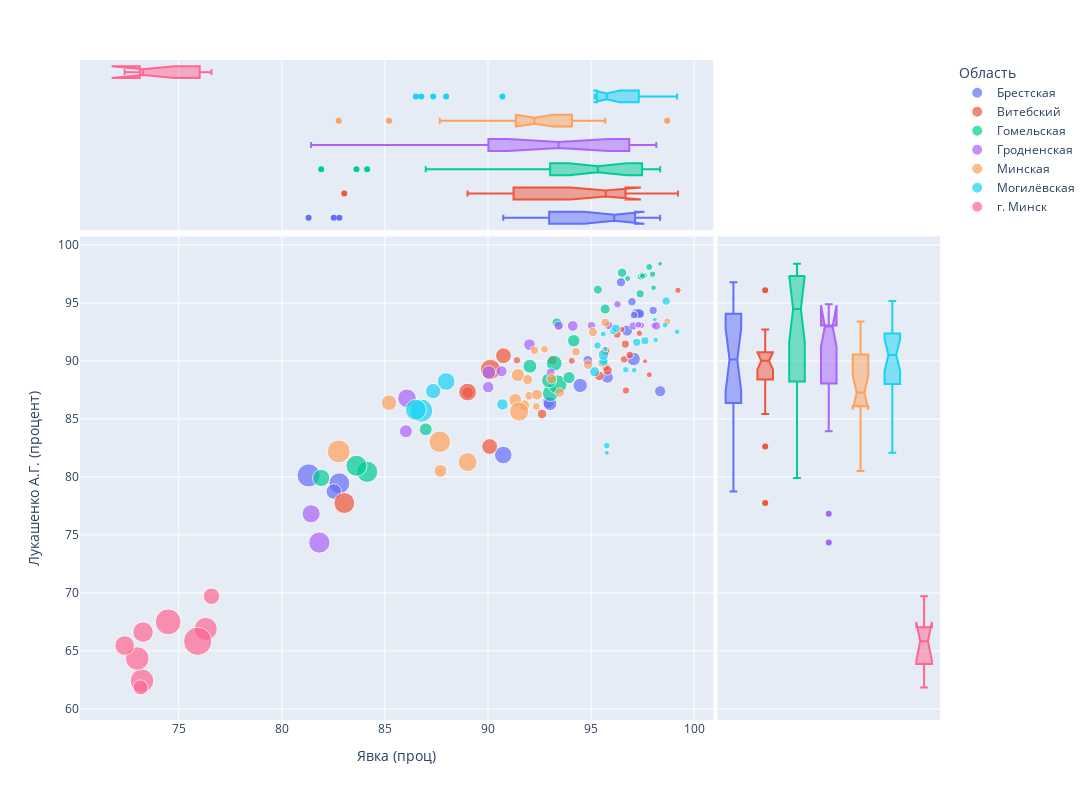

The cell this chart's notebook holds for it:
### Code cell
fig = px.scatter(data10,
                 x='Число избирателей, принявших участие в голосовании (проц)',
                 y='Процент за Лукашенко',
                 color='Область',
                 hover_name='Наименование административно- территориальной единицы',
                 marginal_y="box",
                 marginal_x="box",
                 width=1200,
                 height=800,
                 size='Число избирателей, принявших участие в голосовании(всего)'
                )
fig.show()

### Figure 1 — Plotly figure (JSON) as saved in the notebook; plotly's stock layout.template omitted (floating-point values rounded to 4 significant figures)
{"data": [{"hovertemplate": "<b>%{hovertext}</b><br><br>Область=Брестская<br>Явка (проц)=%{x}<br>Лукашенко А.Г. (процент)=%{y}<br>Количество избирателей (всего)=%{marker.size}<extra></extra>", "hovertext": ["Барановичский район", "Берёзовский район", "Брестский район", "Ганцевичский район", "Дрогичинский район", "Жабинковский район", "Ивановский район", "Ивацевичский район", "Каменецкий район", "Кобринский район", "Лунинецкий район", "Ляховичский район", "Малоритский район", "Пинский район", "Пружанский район", "Столинский район", "г. Барановичи", "г. Пинск", "Ленинский район г. Бреста", "Московский район г. Бреста"], "legendgroup": "Брестская", "marker": {"color": "#636efa", "size": [26229, 43874, 28076, 21362, 29158, 17888, 31217, 42829, 26980, 61219, 55364, 20864, 17837, 37124, 37801, 54443, 130367, 91930, 71005, 158707], "sizemode": "area", "sizeref": 592.1, "symbol": "circle"}, "mode": "markers", "name": "Брестская", "showlegend": true, "type": "scatter", "x": [96.45, 92.92, 94.84, 96.98, 97.19, 97.43, 97.33, 95.79, 93.45, 94.47, 93.01, 98.01, 97.08, 98.35, 96.74, 97.06, 82.79, 90.74, 82.52, 81.3], "xaxis": "x", "y": [96.79, 86.43, 90.06, 95.11, 94.11, 94.05, 94.09, 88.59, 93.1, 87.89, 86.31, 94.36, 93.95, 87.39, 92.62, 90.17, 79.45, 81.89, 78.74, 80.13], "yaxis": "y"}, {"alignmentgroup": "True", "hovertemplate": "<b>%{hovertext}</b><br><br>Область=Брестская<br>Явка (проц)=%{x}<extra></extra>", "hovertext": ["Барановичский район", "Берёзовский район", "Брестский район", "Ганцевичский район", "Дрогичинский район", "Жабинковский район", "Ивановский район", "Ивацевичский район", "Каменецкий район", "Кобринский район", "Лунинецкий район", "Ляховичский район", "Малоритский район", "Пинский район", "Пружанский район", "Столинский район", "г. Барановичи", "г. Пинск", "Ленинский район г. Бреста", "Московский район г. Бреста"], "legendgroup": "Брестская", "marker": {"color": "#636efa", "symbol": "circle"}, "name": "Брестская", "notched": true, "offsetgroup": "Брестская", "showlegend": false, "type": "box", "x": [96.45, 92.92, 94.84, 96.98, 97.19, 97.43, 97.33, 95.79, 93.45, 94.47, 93.01, 98.01, 97.08, 98.35, 96.74, 97.06, 82.79, 90.74, 82.52, 81.3], "xaxis": "x3", "yaxis": "y3"}, {"alignmentgroup": "True", "hovertemplate": "<b>%{hovertext}</b><br><br>Область=Брестская<br>Лукашенко А.Г. (процент)=%{y}<extra></extra>", "hovertext": ["Барановичский район", "Берёзовский район", "Брестский район", "Ганцевичский район", "Дрогичинский район", "Жабинковский район", "Ивановский район", "Ивацевичский район", "Каменецкий район", "Кобринский район", "Лунинецкий район", "Ляховичский район", "Малоритский район", "Пинский район", "Пружанский район", "Столинский район", "г. Барановичи", "г. Пинск", "Ленинский район г. Бреста", "Московский район г. Бреста"], "legendgroup": "Брестская", "marker": {"color": "#636efa", "symbol": "circle"}, "name": "Брестская", "notched": true, "offsetgroup": "Брестская", "showlegend": false, "type": "box", "xaxis": "x2", "y": [96.79, 86.43, 90.06, 95.11, 94.11, 94.05, 94.09, 88.59, 93.1, 87.89, 86.31, 94.36, 93.95, 87.39, 92.62, 90.17, 79.45, 81.89, 78.74, 80.13], "yaxis": "y2"}, {"hovertemplate": "<b>%{hovertext}</b><br><br>Область=Витебский<br>Явка (проц)=%{x}<br>Лукашенко А.Г. (процент)=%{y}<br>Количество избирателей (всего)=%{marker.size}<extra></extra>", "hovertext": ["Бешенковичский район", "Браславский район", "Верхнедвинский район", "Витебский район", "Глубокский район", "Городокский район", "Докшицкий район", "Дубровенский район", "Лепельский район", "Лиозненский район", "Миорский район", "Оршанский  район", "Полоцкий район", "Поставский район", "Россонский район", "Сенненский район", "Толочинский район", "Ушачский район", "Чашникский район", "Шарковщинский район", "Шумилинский район", "г. Новополоцк", "Железнодорожный район г. Витебска", "Октябрьский район г. Витебска", "Первомайский район г. Витебска"], "legendgroup": "Витебский", "marker": {"color": "#EF553B", "size": [12546, 20658, 16817, 27100, 27587, 17845, 19632, 11635, 26386, 11399, 16610, 120227, 73936, 27469, 7985, 18452, 19159, 11210, 25348, 12429, 14588, 74676, 39466, 93848, 129888], "sizemode": "area", "sizeref": 592.1, "symbol": "circle"}, "mode": "markers", "name": "Витебский", "showlegend": true, "type": "scatter", "x": [99.21, 95.71, 96.69, 95.4, 92.62, 96.6, 96.66, 95.74, 95.8, 97.82, 91.4, 90.12, 90.75, 93.11, 97.62, 96.87, 96.26, 96.49, 95.69, 97.34, 94.06, 90.08, 89.01, 89.01, 83.03], "xaxis": "x", "y": [96.09, 89.49, 87.45, 88.71, 85.43, 90.14, 91.45, 90.72, 89.19, 88.81, 90.06, 89.27, 90.45, 90.09, 89.97, 90.51, 92.31, 92.72, 90.87, 92.39, 90.01, 82.62, 87.25, 87.32, 77.75], "yaxis": "y"}, {"alignmentgroup": "True", "hovertemplate": "<b>%{hovertext}</b><br><br>Область=Витебский<br>Явка (проц)=%{x}<extra></extra>", "hovertext": ["Бешенковичский район", "Браславский район", "Верхнедвинский район", "Витебский район", "Глубокский район", "Городокский район", "Докшицкий район", "Дубровенский район", "Лепельский район", "Лиозненский район", "Миорский район", "Оршанский  район", "Полоцкий район", "Поставский район", "Россонский район", "Сенненский район", "Толочинский район", "Ушачский район", "Чашникский район", "Шарковщинский район", "Шумилинский район", "г. Новополоцк", "Железнодорожный район г. Витебска", "Октябрьский район г. Витебска", "Первомайский район г. Витебска"], "legendgroup": "Витебский", "marker": {"color": "#EF553B", "symbol": "circle"}, "name": "Витебский", "notched": true, "offsetgroup": "Витебский", "showlegend": false, "type": "box", "x": [99.21, 95.71, 96.69, 95.4, 92.62, 96.6, 96.66, 95.74, 95.8, 97.82, 91.4, 90.12, 90.75, 93.11, 97.62, 96.87, 96.26, 96.49, 95.69, 97.34, 94.06, 90.08, 89.01, 89.01, 83.03], "xaxis": "x3", "yaxis": "y3"}, {"alignmentgroup": "True", "hovertemplate": "<b>%{hovertext}</b><br><br>Область=Витебский<br>Лукашенко А.Г. (процент)=%{y}<extra></extra>", "hovertext": ["Бешенковичский район", "Браславский район", "Верхнедвинский район", "Витебский район", "Глубокский район", "Городокский район", "Докшицкий район", "Дубровенский район", "Лепельский район", "Лиозненский район", "Миорский район", "Оршанский  район", "Полоцкий район", "Поставский район", "Россонский район", "Сенненский район", "Толочинский район", "Ушачский район", "Чашникский район", "Шарковщинский район", "Шумилинский район", "г. Новополоцк", "Железнодорожный район г. Витебска", "Октябрьский район г. Витебска", "Первомайский район г. Витебска"], "legendgroup": "Витебский", "marker": {"color": "#EF553B", "symbol": "circle"}, "name": "Витебский", "notched": true, "offsetgroup": "Витебский", "showlegend": false, "type": "box", "xaxis": "x2", "y": [96.09, 89.49, 87.45, 88.71, 85.43, 90.14, 91.45, 90.72, 89.19, 88.81, 90.06, 89.27, 90.45, 90.09, 89.97, 90.51, 92.31, 92.72, 90.87, 92.39, 90.01, 82.62, 87.25, 87.32, 77.75], "yaxis": "y2"}, {"hovertemplate": "<b>%{hovertext}</b><br><br>Область=Гомельская<br>Явка (проц)=%{x}<br>Лукашенко А.Г. (процент)=%{y}<br>Количество избирателей (всего)=%{marker.size}<extra></extra>", "hovertext": ["Брагинский район", "Буда-Кошелевский район", "Ветковский район", "Гомельский район", "Добрушский район", "Ельский район", "Житковичский район", "Жлобинский район", "Калинковичский район", "Кормянский район", "Лельчицкий район", "Лоевский район", "Мозырский район", "Наровлянский район", "Октябрьский район", "Петриковский район", "Речицкий район", "Рогачевский район", "Светлогорский район", "Хойникский район", "Чечерский район", "Железнодорожный район г. Гомеля", "Новобелицкий район г. Гомеля", "Советский район г. Гомеля", "Центральный район г. Гомеля"], "legendgroup": "Гомельская", "marker": {"color": "#00cc96", "size": [9285, 25892, 13102, 57156, 30725, 12462, 27567, 77566, 46510, 10198, 19588, 9559, 105097, 7564, 11054, 24155, 74200, 43741, 66508, 15030, 11264, 134043, 49478, 131348, 88143], "sizemode": "area", "sizeref": 592.1, "symbol": "circle"}, "mode": "markers", "name": "Гомельская", "showlegend": true, "type": "scatter", "x": [97.6, 96.5, 97.39, 92.03, 95.68, 97.98, 93.34, 93.03, 94.16, 97.46, 97.38, 98.03, 93.37, 98.35, 96.77, 95.33, 93.21, 93.93, 92.96, 97.82, 97.5, 84.14, 86.98, 83.62, 81.91], "xaxis": "x", "y": [97.37, 97.61, 97.26, 89.55, 94.48, 97.48, 93.3, 87.2, 91.74, 97.43, 95.79, 96.31, 87.98, 98.39, 97.1, 96.15, 89.8, 88.56, 88.32, 98.1, 97.31, 80.44, 84.1, 80.96, 79.91], "yaxis": "y"}, {"alignmentgroup": "True", "hovertemplate": "<b>%{hovertext}</b><br><br>Область=Гомельская<br>Явка (проц)=%{x}<extra></extra>", "hovertext": ["Брагинский район", "Буда-Кошелевский район", "Ветковский район", "Гомельский район", "Добрушский район", "Ельский район", "Житковичский район", "Жлобинский район", "Калинковичский район", "Кормянский район", "Лельчицкий район", "Лоевский район", "Мозырский район", "Наровлянский район", "Октябрьский район", "Петриковский район", "Речицкий район", "Рогачевский район", "Светлогорский район", "Хойникский район", "Чечерский район", "Железнодорожный район г. Гомеля", "Новобелицкий район г. Гомеля", "Советский район г. Гомеля", "Центральный район г. Гомеля"], "legendgroup": "Гомельская", "marker": {"color": "#00cc96", "symbol": "circle"}, "name": "Гомельская", "notched": true, "offsetgroup": "Гомельская", "showlegend": false, "type": "box", "x": [97.6, 96.5, 97.39, 92.03, 95.68, 97.98, 93.34, 93.03, 94.16, 97.46, 97.38, 98.03, 93.37, 98.35, 96.77, 95.33, 93.21, 93.93, 92.96, 97.82, 97.5, 84.14, 86.98, 83.62, 81.91], "xaxis": "x3", "yaxis": "y3"}, {"alignmentgroup": "True", "hovertemplate": "<b>%{hovertext}</b><br><br>Область=Гомельская<br>Лукашенко А.Г. (процент)=%{y}<extra></extra>", "hovertext": ["Брагинский район", "Буда-Кошелевский район", "Ветковский район", "Гомельский район", "Добрушский район", "Ельский район", "Житковичский район", "Жлобинский район", "Калинковичский район", "Кормянский район", "Лельчицкий район", "Лоевский район", "Мозырский район", "Наровлянский район", "Октябрьский район", "Петриковский район", "Речицкий район", "Рогачевский район", "Светлогорский район", "Хойникский район", "Чечерский район", "Железнодорожный район г. Гомеля", "Новобелицкий район г. Гомеля", "Советский район г. Гомеля", "Центральный район г. Гомеля"], "legendgroup": "Гомельская", "marker": {"color": "#00cc96", "symbol": "circle"}, "name": "Гомельская", "notched": true, "offsetgroup": "Гомельская", "showlegend": false, "type": "box", "xaxis": "x2", "y": [97.37, 97.61, 97.26, 89.55, 94.48, 97.48, 93.3, 87.2, 91.74, 97.43, 95.79, 96.31, 87.98, 98.39, 97.1, 96.15, 89.8, 88.56, 88.32, 98.1, 97.31, 80.44, 84.1, 80.96, 79.91], "yaxis": "y2"}, {"hovertemplate": "<b>%{hovertext}</b><br><br>Область=Гродненская<br>Явка (проц)=%{x}<br>Лукашенко А.Г. (процент)=%{y}<br>Количество избирателей (всего)=%{marker.size}<extra></extra>", "hovertext": ["Берестовицкий район", "Волковысский район", "Вороновский район", "Гродненский район", "Дятловский район", "Зельвенский район", "Ивьевский район", "Кореличский район", "Лидский район", "Мостовский район", "Новогрудский район", "Островецкий район", "Ошмянский район", "Свислочский район", "Слонимский район", "Сморгонский район", "Щучинский район", "Ленинский район г. Гродно", "Октябрьский район г. Гродно"], "legendgroup": "Гродненская", "marker": {"color": "#ab63fa", "size": [12016, 55627, 21630, 40917, 22702, 13194, 20755, 17455, 103106, 21752, 35725, 19458, 24417, 13729, 50310, 39568, 34704, 97976, 134597], "sizemode": "area", "sizeref": 592.1, "symbol": "circle"}, "mode": "markers", "name": "Гродненская", "showlegend": true, "type": "scatter", "x": [98.03, 90.04, 95.86, 92.01, 98.16, 97.44, 97.04, 96.28, 86.07, 93.04, 90.66, 95.02, 93.42, 97.29, 86.02, 90.01, 94.11, 81.42, 81.82], "xaxis": "x", "y": [93.05, 89.01, 93.06, 91.4, 93.03, 93.08, 93.01, 94.89, 86.78, 89.02, 89.11, 93.05, 93.03, 93.12, 83.93, 87.74, 93.02, 76.82, 74.34], "yaxis": "y"}, {"alignmentgroup": "True", "hovertemplate": "<b>%{hovertext}</b><br><br>Область=Гродненская<br>Явка (проц)=%{x}<extra></extra>", "hovertext": ["Берестовицкий район", "Волковысский район", "Вороновский район", "Гродненский район", "Дятловский район", "Зельвенский район", "Ивьевский район", "Кореличский район", "Лидский район", "Мостовский район", "Новогрудский район", "Островецкий район", "Ошмянский район", "Свислочский район", "Слонимский район", "Сморгонский район", "Щучинский район", "Ленинский район г. Гродно", "Октябрьский район г. Гродно"], "legendgroup": "Гродненская", "marker": {"color": "#ab63fa", "symbol": "circle"}, "name": "Гродненская", "notched": true, "offsetgroup": "Гродненская", "showlegend": false, "type": "box", "x": [98.03, 90.04, 95.86, 92.01, 98.16, 97.44, 97.04, 96.28, 86.07, 93.04, 90.66, 95.02, 93.42, 97.29, 86.02, 90.01, 94.11, 81.42, 81.82], "xaxis": "x3", "yaxis": "y3"}, {"alignmentgroup": "True", "hovertemplate": "<b>%{hovertext}</b><br><br>Область=Гродненская<br>Лукашенко А.Г. (процент)=%{y}<extra></extra>", "hovertext": ["Берестовицкий район", "Волковысский район", "Вороновский район", "Гродненский район", "Дятловский район", "Зельвенский район", "Ивьевский район", "Кореличский район", "Лидский район", "Мостовский район", "Новогрудский район", "Островецкий район", "Ошмянский район", "Свислочский район", "Слонимский район", "Сморгонский район", "Щучинский район", "Ленинский район г. Гродно", "Октябрьский район г. Гродно"], "legendgroup": "Гродненская", "marker": {"color": "#ab63fa", "symbol": "circle"}, "name": "Гродненская", "notched": true, "offsetgroup": "Гродненская", "showlegend": false, "type": "box", "xaxis": "x2", "y": [93.05, 89.01, 93.06, 91.4, 93.03, 93.08, 93.01, 94.89, 86.78, 89.02, 89.11, 93.05, 93.03, 93.12, 83.93, 87.74, 93.02, 76.82, 74.34], "yaxis": "y2"}, {"hovertemplate": "<b>%{hovertext}</b><br><br>Область=Минская<br>Явка (проц)=%{x}<br>Лукашенко А.Г. (процент)=%{y}<br>Количество избирателей (всего)=%{marker.size}<extra></extra>", "hovertext": ["Березинский район", "Борисовский район", "Вилейский район", "Воложинский район", "Дзержинский район", "Клецкий район", "Копыльский район", "Крупский район", "Логойский район", "Любанский район", "Минский район", "Молодечненский район", "Мядельский район", "Несвижский район", "Пуховичский район", "Слуцкий район", "Смолевичский район", "Солигорский район", "Стародорожский район", "Столбцовский район", "Узденский район", "Червенский район", "г. Жодино"], "legendgroup": "Минская", "marker": {"color": "#FFA15A", "size": [18207, 139643, 36947, 28234, 49417, 22993, 22696, 20139, 26502, 24947, 156812, 106959, 22238, 30534, 52578, 72339, 35333, 110478, 15695, 31215, 18415, 24979, 49145], "sizemode": "area", "sizeref": 592.1, "symbol": "circle"}, "mode": "markers", "name": "Минская", "showlegend": true, "type": "scatter", "x": [92.74, 87.66, 91.75, 94.86, 91.32, 95.69, 94.27, 92.25, 93.48, 95.09, 82.76, 89.01, 92, 93.09, 91.45, 85.2, 92.37, 91.51, 98.69, 91.92, 92.34, 95.52, 87.69], "xaxis": "x", "y": [91.01, 83.03, 86.17, 89.68, 86.63, 93.31, 90.8, 90.92, 87.27, 92.49, 82.2, 81.28, 86.99, 88.45, 88.77, 86.4, 87.1, 85.64, 93.4, 88.39, 86.08, 89.85, 80.52], "yaxis": "y"}, {"alignmentgroup": "True", "hovertemplate": "<b>%{hovertext}</b><br><br>Область=Минская<br>Явка (проц)=%{x}<extra></extra>", "hovertext": ["Березинский район", "Борисовский район", "Вилейский район", "Воложинский район", "Дзержинский район", "Клецкий район", "Копыльский район", "Крупский район", "Логойский район", "Любанский район", "Минский район", "Молодечненский район", "Мядельский район", "Несвижский район", "Пуховичский район", "Слуцкий район", "Смолевичский район", "Солигорский район", "Стародорожский район", "Столбцовский район", "Узденский район", "Червенский район", "г. Жодино"], "legendgroup": "Минская", "marker": {"color": "#FFA15A", "symbol": "circle"}, "name": "Минская", "notched": true, "offsetgroup": "Минская", "showlegend": false, "type": "box", "x": [92.74, 87.66, 91.75, 94.86, 91.32, 95.69, 94.27, 92.25, 93.48, 95.09, 82.76, 89.01, 92, 93.09, 91.45, 85.2, 92.37, 91.51, 98.69, 91.92, 92.34, 95.52, 87.69], "xaxis": "x3", "yaxis": "y3"}, {"alignmentgroup": "True", "hovertemplate": "<b>%{hovertext}</b><br><br>Область=Минская<br>Лукашенко А.Г. (процент)=%{y}<extra></extra>", "hovertext": ["Березинский район", "Борисовский район", "Вилейский район", "Воложинский район", "Дзержинский район", "Клецкий район", "Копыльский район", "Крупский район", "Логойский район", "Любанский район", "Минский район", "Молодечненский район", "Мядельский район", "Несвижский район", "Пуховичский район", "Слуцкий район", "Смолевичский район", "Солигорский район", "Стародорожский район", "Столбцовский район", "Узденский район", "Червенский район", "г. Жодино"], "legendgroup": "Минская", "marker": {"color": "#FFA15A", "symbol": "circle"}, "name": "Минская", "notched": true, "offsetgroup": "Минская", "showlegend": false, "type": "box", "xaxis": "x2", "y": [91.01, 83.03, 86.17, 89.68, 86.63, 93.31, 90.8, 90.92, 87.27, 92.49, 82.2, 81.28, 86.99, 88.45, 88.77, 86.4, 87.1, 85.64, 93.4, 88.39, 86.08, 89.85, 80.52], "yaxis": "y2"}, {"hovertemplate": "<b>%{hovertext}</b><br><br>Область=Могилёвская<br>Явка (проц)=%{x}<br>Лукашенко А.Г. (процент)=%{y}<br>Количество избирателей (всего)=%{marker.size}<extra></extra>", "hovertext": ["Белыничский район", "Бобруйский район", "Быховский район", "Глусский район", "Горецкий район", "Дрибинский район", "Кировский район", "Климовичский район", "Кличевский район", "Костюковичский район", "Краснопольский район", "Кричевский район", "Круглянский район", "Могилевский район", "Мстиславский район", "Осиповичский район", "Славгородский район", "Хотимский район", "Чаусский район", "Чериковский район", "Шкловский район", "Ленинский район г. Бобруйска", "Первомайский район г. Бобруйска", "Ленинский район г. Могилева", "Октябрьский район г. Могилева"], "legendgroup": "Могилёвская", "marker": {"color": "#19d3f3", "size": [15430, 13116, 22478, 10181, 30414, 8264, 15709, 19852, 11205, 19276, 7165, 25696, 11028, 34252, 16794, 38632, 9691, 8842, 14133, 10108, 21332, 69479, 93010, 159291, 130652], "sizemode": "area", "sizeref": 592.1, "symbol": "circle"}, "mode": "markers", "name": "Могилёвская", "showlegend": true, "type": "scatter", "x": [96.07, 96.68, 96.2, 97.09, 95.17, 95.76, 95.64, 97.61, 95.59, 97.21, 98.09, 95.6, 98.59, 95.6, 95.31, 90.7, 98.13, 95.69, 95.76, 99.17, 98.64, 87.34, 87.97, 86.76, 86.5], "xaxis": "x", "y": [92.57, 89.24, 92.81, 89.2, 89.07, 82.08, 89.98, 91.74, 92.32, 91.61, 93.57, 89.95, 93.09, 90.52, 91.33, 86.25, 91.81, 91.02, 82.7, 92.52, 95.16, 87.4, 88.23, 85.72, 85.79], "yaxis": "y"}, {"alignmentgroup": "True", "hovertemplate": "<b>%{hovertext}</b><br><br>Область=Могилёвская<br>Явка (проц)=%{x}<extra></extra>", "hovertext": ["Белыничский район", "Бобруйский район", "Быховский район", "Глусский район", "Горецкий район", "Дрибинский район", "Кировский район", "Климовичский район", "Кличевский район", "Костюковичский район", "Краснопольский район", "Кричевский район", "Круглянский район", "Могилевский район", "Мстиславский район", "Осиповичский район", "Славгородский район", "Хотимский район", "Чаусский район", "Чериковский район", "Шкловский район", "Ленинский район г. Бобруйска", "Первомайский район г. Бобруйска", "Ленинский район г. Могилева", "Октябрьский район г. Могилева"], "legendgroup": "Могилёвская", "marker": {"color": "#19d3f3", "symbol": "circle"}, "name": "Могилёвская", "notched": true, "offsetgroup": "Могилёвская", "showlegend": false, "type": "box", "x": [96.07, 96.68, 96.2, 97.09, 95.17, 95.76, 95.64, 97.61, 95.59, 97.21, 98.09, 95.6, 98.59, 95.6, 95.31, 90.7, 98.13, 95.69, 95.76, 99.17, 98.64, 87.34, 87.97, 86.76, 86.5], "xaxis": "x3", "yaxis": "y3"}, {"alignmentgroup": "True", "hovertemplate": "<b>%{hovertext}</b><br><br>Область=Могилёвская<br>Лукашенко А.Г. (процент)=%{y}<extra></extra>", "hovertext": ["Белыничский район", "Бобруйский район", "Быховский район", "Глусский район", "Горецкий район", "Дрибинский район", "Кировский район", "Климовичский район", "Кличевский район", "Костюковичский район", "Краснопольский район", "Кричевский район", "Круглянский район", "Могилевский район", "Мстиславский район", "Осиповичский район", "Славгородский район", "Хотимский район", "Чаусский район", "Чериковский район", "Шкловский район", "Ленинский район г. Бобруйска", "Первомайский район г. Бобруйска", "Ленинский район г. Могилева", "Октябрьский район г. Могилева"], "legendgroup": "Могилёвская", "marker": {"color": "#19d3f3", "symbol": "circle"}, "name": "Могилёвская", "notched": true, "offsetgroup": "Могилёвская", "showlegend": false, "type": "box", "xaxis": "x2", "y": [92.57, 89.24, 92.81, 89.2, 89.07, 82.08, 89.98, 91.74, 92.32, 91.61, 93.57, 89.95, 93.09, 90.52, 91.33, 86.25, 91.81, 91.02, 82.7, 92.52, 95.16, 87.4, 88.23, 85.72, 85.79], "yaxis": "y2"}, {"hovertemplate": "<b>%{hovertext}</b><br><br>Область=г. Минск<br>Явка (проц)=%{x}<br>Лукашенко А.Г. (процент)=%{y}<br>Количество избирателей (всего)=%{marker.size}<extra></extra>", "hovertext": ["Заводской район г. Минск", "Ленинский  район г. Минск", "Московский  район г. Минск", "Октябрьский район г. Минск", "Партизанский район г. Минск", "Первомайский  район г. Минск", "Советский район г. Минск", "Фрунзенский район г. Минск", "Центральный район г. Минск"], "legendgroup": "г. Минск", "marker": {"color": "#FF6692", "size": [166138, 165567, 198655, 124966, 67502, 158455, 115005, 236826, 81050], "sizemode": "area", "sizeref": 592.1, "symbol": "circle"}, "mode": "markers", "name": "г. Минск", "showlegend": true, "type": "scatter", "x": [73.22, 72.99, 74.49, 73.27, 73.15, 76.31, 72.38, 75.92, 76.59], "xaxis": "x", "y": [62.42, 64.34, 67.5, 66.62, 61.85, 66.89, 65.46, 65.83, 69.71], "yaxis": "y"}, {"alignmentgroup": "True", "hovertemplate": "<b>%{hovertext}</b><br><br>Область=г. Минск<br>Явка (проц)=%{x}<extra></extra>", "hovertext": ["Заводской район г. Минск", "Ленинский  район г. Минск", "Московский  район г. Минск", "Октябрьский район г. Минск", "Партизанский район г. Минск", "Первомайский  район г. Минск", "Советский район г. Минск", "Фрунзенский район г. Минск", "Центральный район г. Минск"], "legendgroup": "г. Минск", "marker": {"color": "#FF6692", "symbol": "circle"}, "name": "г. Минск", "notched": true, "offsetgroup": "г. Минск", "showlegend": false, "type": "box", "x": [73.22, 72.99, 74.49, 73.27, 73.15, 76.31, 72.38, 75.92, 76.59], "xaxis": "x3", "yaxis": "y3"}, {"alignmentgroup": "True", "hovertemplate": "<b>%{hovertext}</b><br><br>Область=г. Минск<br>Лукашенко А.Г. (процент)=%{y}<extra></extra>", "hovertext": ["Заводской район г. Минск", "Ленинский  район г. Минск", "Московский  район г. Минск", "Октябрьский район г. Минск", "Партизанский район г. Минск", "Первомайский  район г. Минск", "Советский район г. Минск", "Фрунзенский район г. Минск", "Центральный район г. Минск"], "legendgroup": "г. Минск", "marker": {"color": "#FF6692", "symbol": "circle"}, "name": "г. Минск", "notched": true, "offsetgroup": "г. Минск", "showlegend": false, "type": "box", "xaxis": "x2", "y": [62.42, 64.34, 67.5, 66.62, 61.85, 66.89, 65.46, 65.83, 69.71], "yaxis": "y2"}], "layout": {"height": 800, "legend": {"itemsizing": "constant", "title": {"text": "Область"}, "tracegroupgap": 0}, "margin": {"t": 60}, "width": 1200, "xaxis": {"anchor": "y", "domain": [0, 0.7363], "title": {"text": "Явка (проц)"}}, "xaxis2": {"anchor": "y2", "domain": [0.7413, 1], "matches": "x2", "showgrid": false, "showline": false, "showticklabels": false, "ticks": ""}, "xaxis3": {"anchor": "y3", "domain": [0, 0.7363], "matches": "x", "showgrid": true, "showticklabels": false}, "xaxis4": {"anchor": "y4", "domain": [0.7413, 1], "matches": "x2", "showgrid": false, "showline": false, "showticklabels": false, "ticks": ""}, "yaxis": {"anchor": "x", "domain": [0, 0.7326], "title": {"text": "Лукашенко А.Г. (процент)"}}, "yaxis2": {"anchor": "x2", "domain": [0, 0.7326], "matches": "y", "showgrid": true, "showticklabels": false}, "yaxis3": {"anchor": "x3", "domain": [0.7426, 1], "matches": "y3", "showgrid": false, "showline": false, "showticklabels": false, "ticks": ""}, "yaxis4": {"anchor": "x4", "domain": [0.7426, 1], "matches": "y3", "showgrid": true, "showline": false, "showticklabels": false, "ticks": ""}}}
